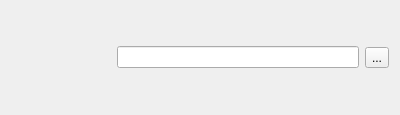
<?xml version="1.0" encoding="UTF-8"?>
<ui version="4.0">
 <class>menu_corner_widget</class>
 <widget class="QWidget" name="menu_corner_widget">
  <property name="geometry">
   <rect>
    <x>0</x>
    <y>0</y>
    <width>400</width>
    <height>111</height>
   </rect>
  </property>
  <property name="windowTitle">
   <string>Form</string>
  </property>
  <layout class="QGridLayout" name="gridLayout">
   <item row="0" column="0">
    <widget class="QLabel" name="l_logo">
     <property name="sizePolicy">
      <sizepolicy hsizetype="Fixed" vsizetype="Fixed">
       <horstretch>0</horstretch>
       <verstretch>0</verstretch>
      </sizepolicy>
     </property>
     <property name="minimumSize">
      <size>
       <width>100</width>
       <height>93</height>
      </size>
     </property>
     <property name="maximumSize">
      <size>
       <width>100</width>
       <height>100</height>
      </size>
     </property>
     <property name="text">
      <string/>
     </property>
     <property name="scaledContents">
      <bool>true</bool>
     </property>
    </widget>
   </item>
   <item row="0" column="1">
    <widget class="QLineEdit" name="le_auth_user"/>
   </item>
   <item row="0" column="2">
    <widget class="QToolButton" name="tb_logout">
     <property name="text">
      <string>...</string>
     </property>
     <property name="icon">
      <iconset resource="../resources/resources.qrc">
       <normaloff>:/icons/logout.svg</normaloff>:/icons/logout.svg</iconset>
     </property>
     <property name="iconSize">
      <size>
       <width>24</width>
       <height>16</height>
      </size>
     </property>
    </widget>
   </item>
  </layout>
 </widget>
 <resources>
  <include location="../resources/resources.qrc"/>
  <include location="../resources/resources.qrc"/>
 </resources>
 <connections/>
</ui>
